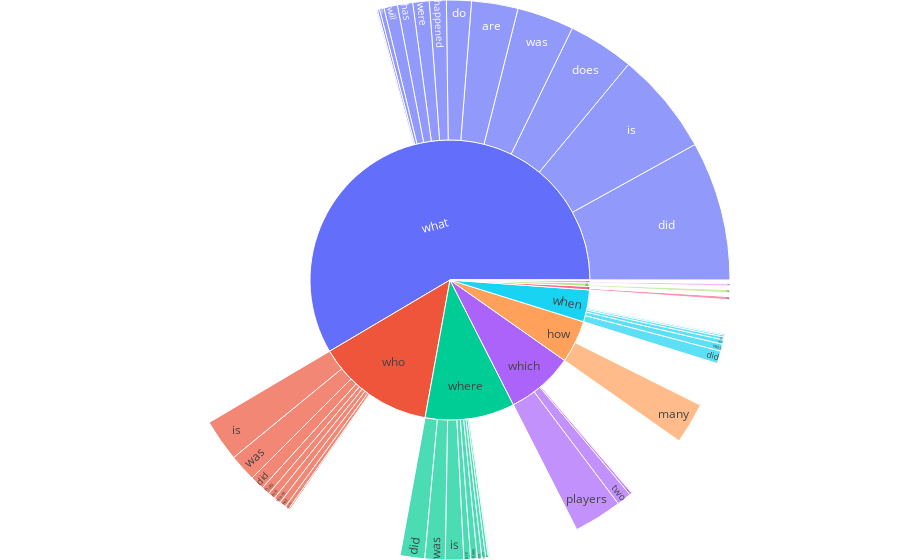

Notebook source saved alongside this figure:
### Code cell
figure = go.Figure(go.Sunburst(ids=ids, parents=parents, values=values,labels=labels))
figure.update_layout(margin = dict(t=0, l=0, r=0, b=0))
figure.show()

### Figure 1 — Plotly figure (JSON) as saved in the notebook; plotly's stock layout.template omitted (floating-point values rounded to 4 significant figures)
{"data": [{"ids": ["what", "what - did", "what - is", "what - was", "what - does", "what - are", "what - players", "what - were", "what - do", "what - will", "what - has", "what - the", "what - happened", "what - two", "who", "who - did", "who - is", "who - was", "who - does", "who - are", "who - were", "who - do", "who - will", "who - has", "who - the", "which", "which - did", "which - is", "which - was", "which - are", "which - players", "which - were", "which - will", "which - has", "which - happened", "which - two", "where", "where - did", "where - is", "where - was", "where - does", "where - are", "where - were", "where - do", "where - will", "where - has", "where - the", "where - two", "how", "how - did", "how - was", "how - does", "how - are", "how - many", "how - were", "how - has", "when", "when - did", "when - is", "when - was", "when - does", "when - are", "when - were", "when - do", "when - will", "when - has", "when - the", "in", "in - the", "is", "is - is", "is - the", "did", "did - many", "did - the", "was", "was - is", "was - the"], "labels": ["what", "did", "is", "was", "does", "are", "players", "were", "do", "will", "has", "the", "happened", "two", "who", "did", "is", "was", "does", "are", "were", "do", "will", "has", "the", "which", "did", "is", "was", "are", "players", "were", "will", "has", "happened", "two", "where", "did", "is", "was", "does", "are", "were", "do", "will", "has", "the", "two", "how", "did", "was", "does", "are", "many", "were", "has", "when", "did", "is", "was", "does", "are", "were", "do", "will", "has", "the", "in", "the", "is", "is", "the", "did", "many", "the", "was", "is", "the"], "parents": ["", "what", "what", "what", "what", "what", "what", "what", "what", "what", "what", "what", "what", "what", "", "who", "who", "who", "who", "who", "who", "who", "who", "who", "who", "", "which", "which", "which", "which", "which", "which", "which", "which", "which", "which", "", "where", "where", "where", "where", "where", "where", "where", "where", "where", "where", "where", "", "how", "how", "how", "how", "how", "how", "how", "", "when", "when", "when", "when", "when", "when", "when", "when", "when", "when", "", "in", "", "is", "is", "", "did", "did", "", "was", "was"], "type": "sunburst", "values": [9755, 2681, 1986, 1097, 1270, 893, 21, 316, 479, 260, 294, 44, 326, 88, 2275, 270, 812, 521, 78, 139, 135, 29, 126, 163, 2, 1296, 1, 12, 14, 6, 929, 3, 1, 3, 47, 280, 1723, 472, 353, 390, 73, 130, 126, 50, 88, 18, 22, 1, 821, 21, 3, 2, 1, 791, 2, 1, 616, 244, 55, 136, 24, 14, 34, 10, 84, 3, 12, 6, 6, 65, 1, 64, 66, 2, 64, 51, 1, 50]}], "layout": {"margin": {"b": 0, "l": 0, "r": 0, "t": 0}}}
